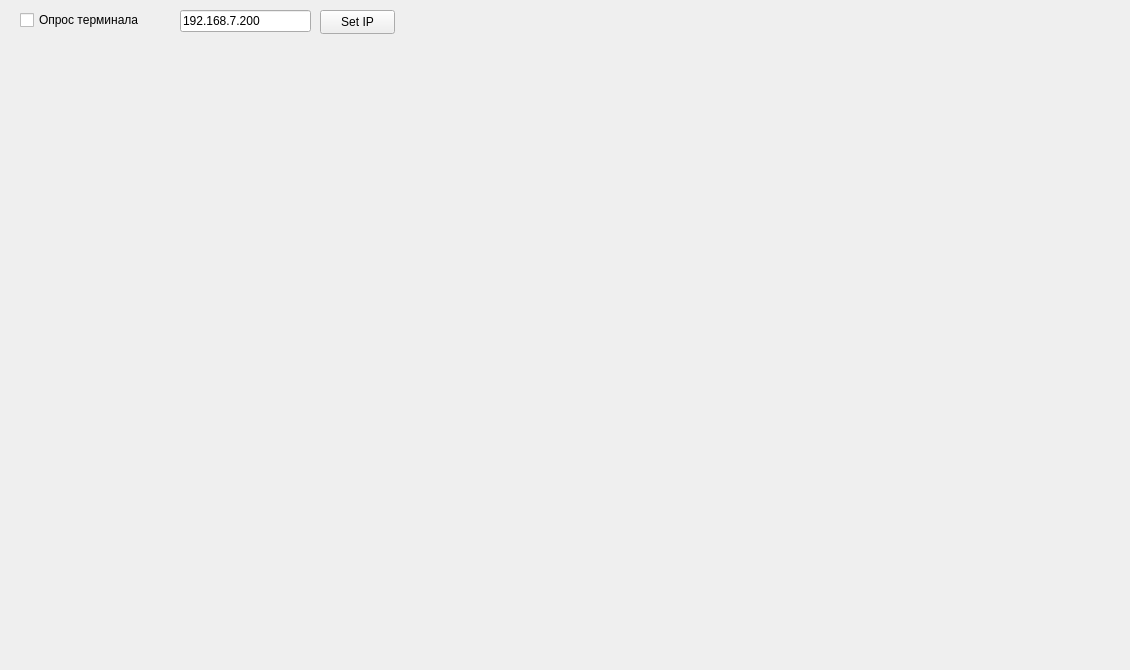
    <widget class="QWidget" name="tab_12">
     <attribute name="title">
      <string>Регистры защит</string>
     </attribute>
     <widget class="QCheckBox" name="GetTermStatecheckBox">
      <property name="geometry">
       <rect>
        <x>20</x>
        <y>10</y>
        <width>131</width>
        <height>20</height>
       </rect>
      </property>
      <property name="text">
       <string>Опрос терминала</string>
      </property>
     </widget>
     <widget class="QWidget" name="gridLayoutWidget_5">
      <property name="geometry">
       <rect>
        <x>0</x>
        <y>40</y>
        <width>1121</width>
        <height>621</height>
       </rect>
      </property>
      <layout class="QGridLayout" name="RegsMDFZLayout"/>
     </widget>
     <widget class="QPushButton" name="pushButton_42">
      <property name="geometry">
       <rect>
        <x>320</x>
        <y>10</y>
        <width>75</width>
        <height>24</height>
       </rect>
      </property>
      <property name="text">
       <string>Set IP</string>
      </property>
     </widget>
     <widget class="QLineEdit" name="ModbusIPlineEdit">
      <property name="geometry">
       <rect>
        <x>180</x>
        <y>10</y>
        <width>131</width>
        <height>22</height>
       </rect>
      </property>
      <property name="text">
       <string>192.168.7.200</string>
      </property>
     </widget>
    </widget>
